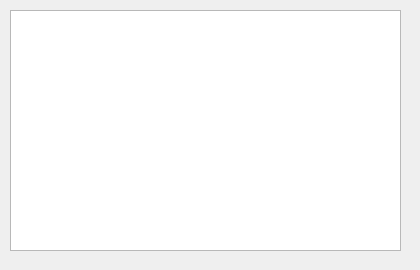
<?xml version="1.0" encoding="UTF-8"?>
<ui version="4.0">
 <class>cb_info</class>
 <widget class="QWidget" name="cb_info">
  <property name="geometry">
   <rect>
    <x>0</x>
    <y>0</y>
    <width>420</width>
    <height>270</height>
   </rect>
  </property>
  <property name="sizePolicy">
   <sizepolicy hsizetype="Fixed" vsizetype="Fixed">
    <horstretch>0</horstretch>
    <verstretch>0</verstretch>
   </sizepolicy>
  </property>
  <property name="minimumSize">
   <size>
    <width>420</width>
    <height>270</height>
   </size>
  </property>
  <property name="maximumSize">
   <size>
    <width>420</width>
    <height>270</height>
   </size>
  </property>
  <property name="windowTitle">
   <string>Информация о кроссбаре</string>
  </property>
  <widget class="QTableWidget" name="table_cb_info">
   <property name="geometry">
    <rect>
     <x>10</x>
     <y>10</y>
     <width>391</width>
     <height>241</height>
    </rect>
   </property>
  </widget>
 </widget>
 <resources/>
 <connections/>
</ui>
